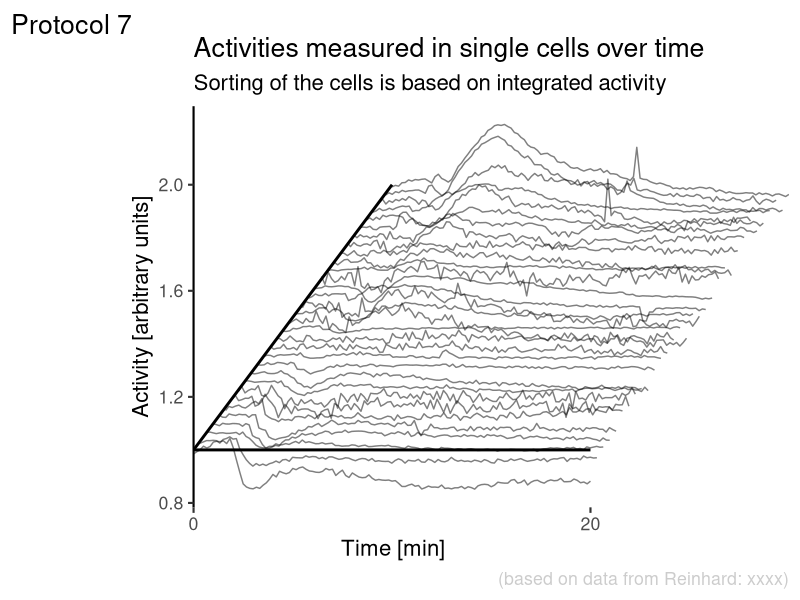

This chart was generated by the following R code:
require(tidyverse)

# In protocol 6 we have seen how many time traces can be visualized with a heatmap style data visualization.
# The advantage is that huge amounts of data can be simultaneously visualized. However, it is difficult to relate the color to numbers.
# As such the color coded values in a heatmap give a qualitative view of heterogeneity.
# In this protocol, we use a method that allows more data than an ordinary lineplot, but keeps the advantage of this plot, i.e. allowing a quantitative comparison.
# To do this, an offset between curves is introduced. A package to this directly in ggplot2 is available (`ggridges`) but it may not work well when the values show a negative and positive deviation from baseline values (usually the baseline is zero).
# In addition, we have more flexibility (and insight) when we do this ourselves.


# Read the data
df1 <- read.csv("Rac_S1P.csv")

#Make tidy

df_tidy <- pivot_longer(df1, cols = -c(Time), names_to = "Cell", values_to = "Activity")

# Calculate for every cell the max value, for a defined time window, and determine the rank based on this value
df_rank <- df_tidy %>% group_by(Cell) %>% filter(Time>=2 & Time <=10) %>% summarise(amplitude=sum(Activity)) %>% mutate(rank=percent_rank(amplitude))

#Add rank to the df_tidy dataframe
df_tidy <- as.data.frame(full_join(df_tidy, df_rank,by="Cell"))

#Define the plot
p <- ggplot(df_tidy, aes(x=Time+(rank*10), y=(Activity+(rank*1)), group=Cell)) 

#Ucomment for no shift x-axis
#p <- ggplot(df_tidy, aes(x=Time, y=Ratio+(rank*1), group=Cell, height = rank)) 

#Add  the data as lines
p <- p + geom_line(alpha=0.5, size=0.5)

# p <- p +  annotate("segment", x = 0, xend = 20, y = 1, yend = 3, size=.5, color="grey50") +
#   annotate("segment", x = 0, xend = 20, y = 1, yend = 1, size=.5, color="grey50") +
#   annotate("segment", x = 20, xend = 40, y = 1, yend = 3, size=.5, color="grey50")
  


#Add labels:

p <-
  p + labs(
    title = "Activities measured in single cells over time",
    subtitle = "Sorting of the cells is based on integrated activity",
    x = "Time [min]",
    y = "Activity [arbitrary units]",
    caption = "(based on data from Reinhard: xxxx)",
    tag = "Protocol 7"
  )

#Uncomment to add color
#p <- p+ geom_line(aes(color=as.factor(rank)))

#Format layout
p <- p + theme_classic(base_size = 16)
p <- p + theme(panel.grid.major = element_blank(),
               plot.caption = element_text(color = "grey80"),
           panel.grid.minor = element_blank(),
           axis.line.x = element_blank(),
           axis.title.x = element_text(hjust = 0.3),
           NULL)

p <- p + annotate(geom = "segment", x=0,y=1,xend=10,yend=2, size=1)
p <- p + annotate(geom = "segment", x=0,y=1,xend=20,yend=1, size=1)

p + scale_x_continuous(breaks = c(0,20), expand = c(0, 0))

